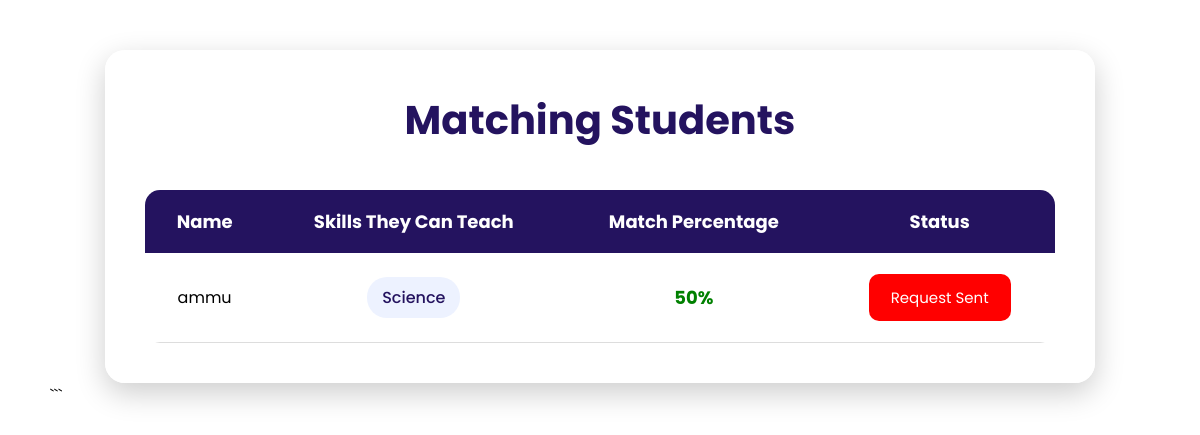
The page /matchingstudent (signed in) on the database its author committed.
### tables this page shows
CREATE TABLE students(
    id INTEGER PRIMARY KEY AUTOINCREMENT,
    firebase_uid TEXT UNIQUE,
    name TEXT,
    roll_no TEXT,
    email TEXT UNIQUE,
    department TEXT,
    year INTEGER
);

CREATE TABLE skills(
    id INTEGER PRIMARY KEY AUTOINCREMENT,
    student_id INTEGER,
    skill_name TEXT,
    skill_type TEXT,
    FOREIGN KEY(student_id) REFERENCES students(id)
);

### app.py (the view)
@app.route('/matchingstudent')
def matchingstudent():
    if 'student_id' not in session:
        return redirect('/login')
    conn = get_db_connection()
    cursor = conn.cursor()
    cursor.execute(
        '''
        SELECT skill_name
        FROM skills
        WHERE student_id=?
        AND skill_type='Learn'
        ''',
        (session['student_id'],)
    )
    my_learn = [
        row['skill_name']
        for row in cursor.fetchall()
    ]
    cursor.execute(
        '''
        SELECT id,name
        FROM students
        WHERE id!=?
        ''',
        (session['student_id'],)
    )
    others = cursor.fetchall()
    matches = []
    for student in others:
        cursor.execute(
            '''
            SELECT skill_name
            FROM skills
            WHERE student_id=?
            AND skill_type='Teach'
            ''',
            (student['id'],)
        )
        their_teach = [
            row['skill_name']
            for row in cursor.fetchall()
        ]
        common_skills = list(
            set(my_learn) &
            set(their_teach)
        )
        if common_skills:
            percentage = int(
                len(common_skills)
                /
                len(my_learn)
                * 100
            )
            matches.append({
                'id': student['id'],
                'name': student['name'],
                'skills': common_skills,
                'percentage': percentage
            })
    cursor.execute(
        '''
        SELECT receiver_id
        FROM exchange_requests
        WHERE sender_id=?
        ''',
        (session['student_id'],)
    )
    sent_requests = [
        row['receiver_id']
        for row in cursor.fetchall()
    ]
    matches.sort(
        key=lambda x: x['percentage'],
        reverse=True
    )
    conn.close()
    return render_template(
        'matchingstudent.html',
        matches=matches,
        sent_requests=sent_requests
    )

### app.py (called while the page is built)
def get_db_connection():
    conn = sqlite3.connect('skillexchange.db')
    conn.row_factory = sqlite3.Row
    return conn

### templates/matchingstudent.html (shortened to what this page needs)
<!DOCTYPE html>
<html>
<head>
</head>
<body>
<div class="container">
<h1>
Matching Students
</h1>
<table>
<tr>
<th>
Name
</th>
<th>
Skills They Can Teach
</th>
<th>
Match Percentage
</th>
<th>
Status
</th>
</tr>
{% for student in matches %}
<tr>
<td>
{{student.name}}
</td>
<td>
{% for skill in student.skills %}
<span class="skill">
{{skill}}
</span>
{% endfor %}
</td>
<td class="percent">
{{student.percentage}}%
</td>
<td>
<form action="/send_request/{{student.id}}" method="POST">
{% if student.id in sent_requests %}
<button class="sent">
Request Sent
</button>
{% else %}
<button class="send">
Send Request
</button>
{% endif %}
</form>
</td>
</tr>
{% endfor %}
</table>
</div>
</body>
</html>

### templates/matchingstudent.html (style rules this page uses)
* { margin:0; padding:0; box-sizing:border-box; font-family:'Poppins',sans-serif; }
body { background-image:url("/static/images/register_bg.jpg"); background-size:cover; background-position:center; background-repeat:no-repeat; min-height:100vh; padding:50px; }
.container { width:90%; margin:auto; background:rgba(255,255,255,0.95); padding:40px; border-radius:20px; box-shadow:0px 10px 30px rgba(0,0,0,0.2); }
h1 { text-align:center; color:#24135F; margin-bottom:40px; font-size:40px; }
table { width:100%; border-collapse:collapse; overflow:hidden; border-radius:15px; }
th { background:#24135F; color:white; padding:18px; font-size:18px; }
td { padding:20px; text-align:center; border-bottom:1px solid #ddd; }
.skill { display:inline-block; background:#edf2ff; color:#24135F; padding:8px 15px; border-radius:20px; margin:4px; font-weight:500; }
.percent { color:green; font-size:18px; font-weight:700; }
.sent { background:red; color:white; border:none; padding:12px 22px; border-radius:10px; cursor:pointer; font-size:15px; }

### rows shown on the page
students: name "ammu", percentage "50", shows "Request Sent"
skills: skill_name "Science"
